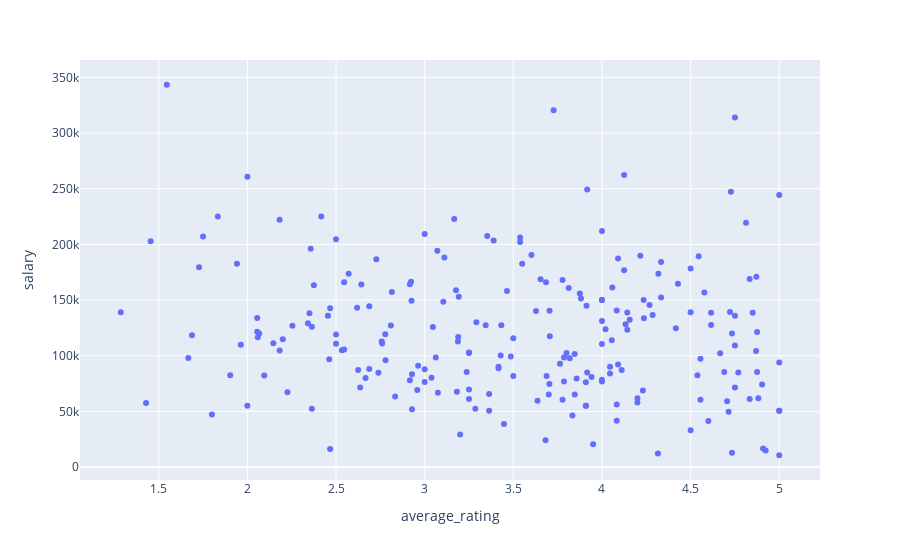

Here is the notebook cell this chart was saved with:
### Code cell
sns.regplot(
    data=tmp[tmp["num_reviews"] > 10],
    x="average_rating",
    y="salary",
    line_kws={"color": "red"},
    fit_reg=True
)

### Figure 1 — Plotly figure (JSON) as saved in the notebook; plotly's stock layout.template omitted (floating-point values rounded to 4 significant figures; data arrays with more than 128 entries replaced by an {"elided": "..."} marker saying what was removed)
{"data": [{"customdata": {"elided": "222x1 str values"}, "hovertemplate": "average_rating=%{x}<br>salary=%{y}<br>name=%{customdata[0]}<extra></extra>", "legendgroup": "", "marker": {"color": "#636efa", "symbol": "circle"}, "mode": "markers", "name": "", "orientation": "v", "showlegend": false, "type": "scatter", "x": {"elided": "222 float values"}, "xaxis": "x", "y": {"elided": "222 float values"}, "yaxis": "y"}], "layout": {"legend": {"tracegroupgap": 0}, "margin": {"t": 60}, "xaxis": {"anchor": "y", "domain": [0, 1], "title": {"text": "average_rating"}}, "yaxis": {"anchor": "x", "domain": [0, 1], "title": {"text": "salary"}}}}
